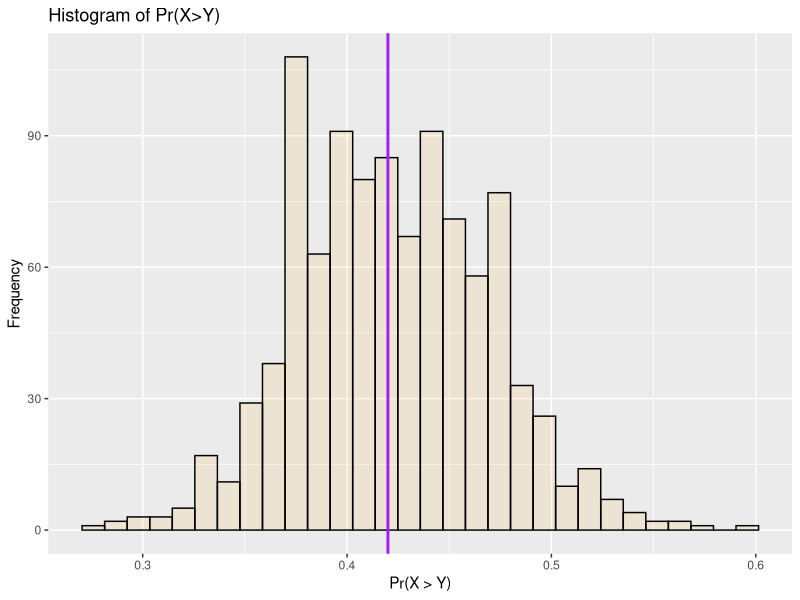

Source code (R): (Note: a time limit stopped this script after it produced the figure.)
# Group project
# Monte Carlo simulation

library(tidyverse)

# Question 1 - Compute the probability

# Simulate the observed data
set.seed(45214)    # for reproducibility
N <- 100           # Specify the number of datasets to be simulated
x <- rnorm(N,4,sqrt(10)) # create the "observed" data for x
y <- runif(N,2,8)  # create the "observed" data for y

# calculate the probability
p <- sum(x > y)/N
print(p)


#Question 2 - Bootstrapping

# Put the observed data in data frame
obsData <- data.frame(x,y)

# Initialisation
set.seed(56337)    # for reproducibility
NRepeat <- 1000    # no. of bootstrapped samples
bootRes <- matrix(data = NA, nrow = NRepeat, ncol = 1) # results

# Loop across all samples
for (i in seq(NRepeat)) {
  
  # Resample with replacement
  bootData <- obsData[sample(x = N, size = N, replace = T), ]
  
  # Find the number for x>y
  tot <- sum(bootData[,1] > bootData[,2])
  
  # Store results
  bootRes[i] <- tot/N
}


# Plot the histogram
ggplot(data.frame(bootRes)) +
  geom_histogram(aes(bootRes), colour = "black", fill = "orange", alpha = 0.1) +
  geom_vline(xintercept = p, col="purple", lwd=1) +
  ggtitle("Histogram of Pr(X>Y)") +
  xlab("Pr(X > Y)") +
  ylab("Frequency")


# Question 3 - how sample variance varies with No. of simulations


# Create empty data frame to append estimations to
sample_var_final <- data.frame(number_of_simulations = 0, variance = 0)

# Loop through varying numbers of simulations
for (k in seq(500,5000,10)){
  
  # Simulate observed data
  set.seed(45214)    # for reproducibility
  x <- rnorm(k,4,sqrt(10)) # create the "observed" data for x
  y <- runif(k,2,8)  # create the "observed" data for y
  obsData <- data.frame(x,y)
  
  # Bootstrapping
  set.seed(56337)    # for reproducibility
  NRepeat <- 1000    # no. of bootstrapped samples
  bootRes <- matrix(data = NA, nrow = NRepeat, ncol = 1) # results
  
  # Loop across all samples
  for (i in seq(NRepeat)) {
    
    # Resample with replacement
    bootData <- obsData[sample(x = k, size = k, replace = T), ]
    
    # Find the number for x>y
    tot <- sum(bootData[,1] > bootData[,2])
    
    # Store results
    bootRes[i] <- tot/k
  }
  
  # Store variance of sample distribution for this iteration
  sample_var <- data.frame(number_of_simulations = k, variance = var(bootRes))
  
  # append this iteration to the final table
  sample_var_final <- rbind(sample_var_final,sample_var)
}

# adjust the final table
sample_var_final <- sample_var_final[-1,]


# Plot the graph of variance against number of simulations
ggplot(sample_var_final) +
  geom_point(aes(x = 1/number_of_simulations, y = variance), colour = "orange") +
  geom_smooth(aes(x = 1/number_of_simulations,y = variance), method = lm) +
  xlab("Inverse of number of Monte Carlo simulations") +
  ylab("Variance of sample distribution") +
  ggtitle("Sample variance against number of simulations")

# build the linear model for sample variance and inverse of number of simulations
mdl <- lm(variance ~ 1/number_of_simulations, data = sample_var_final)

# find 95% confidence intervals
confint(mdl, level = 0.95)

# Model checking
# Checking plots
par(mfrow = c(2,2))
plot(mdl)
